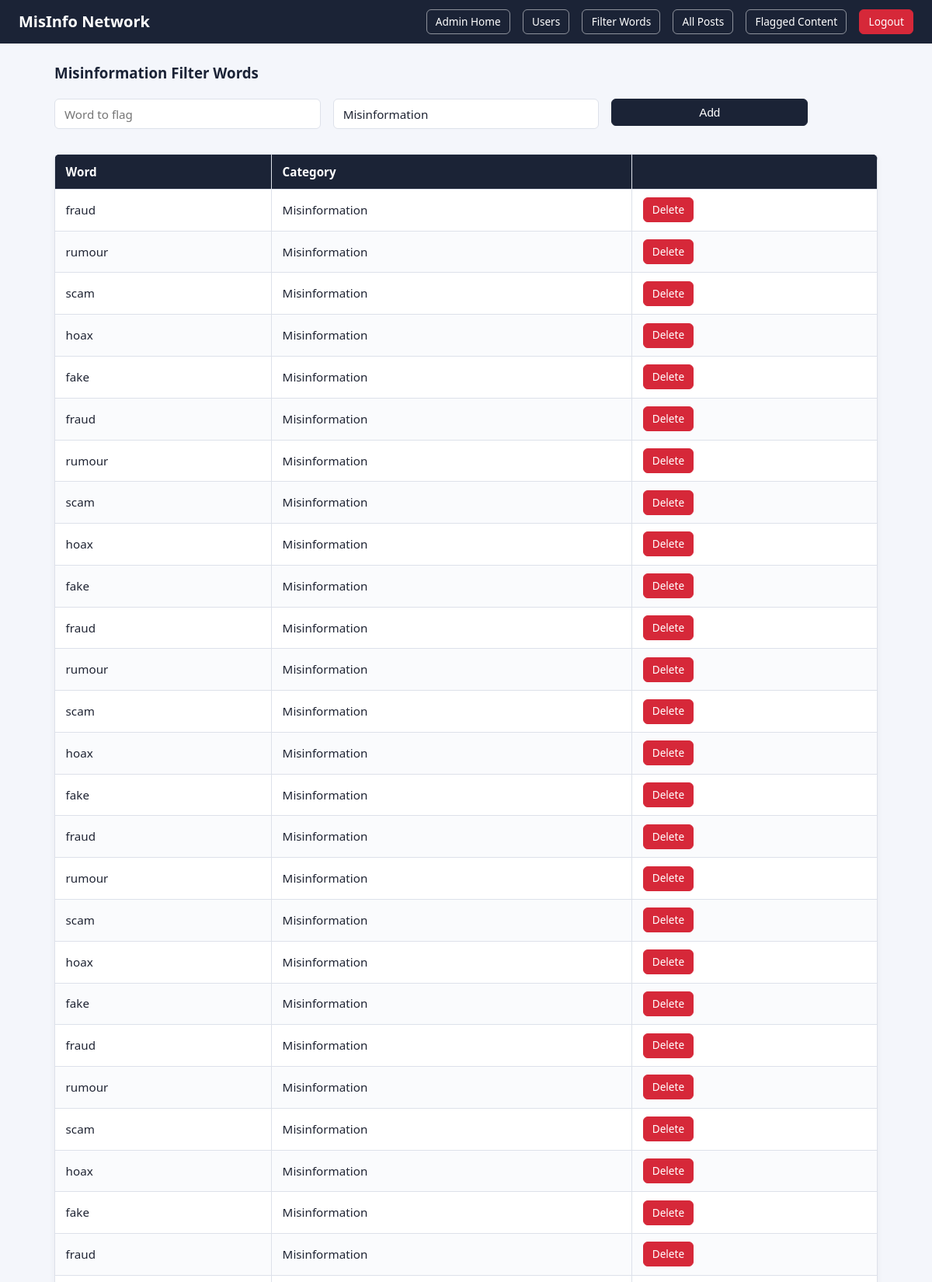
Screenshot of /admin/filters (signed in, upper part) with the database file from the repository.
### tables this page shows
CREATE TABLE filter_words (
    id INTEGER PRIMARY KEY AUTOINCREMENT,
    word TEXT NOT NULL,
    category TEXT DEFAULT 'Misinformation'
);

### app.py (the view)
@app.route("/admin/filters", methods=["GET", "POST"])
def admin_filters():
    if not admin_is_logged_in():
        return redirect(url_for("admin_login"))
    if request.method == "POST":
        word = request.form["word"]
        category = request.form.get("category", "Misinformation")
        run_query("INSERT INTO filter_words (word, category) VALUES (?, ?)", (word, category), commit=True)
        flash(f"Added '{word}' to the filter word list.")
        return redirect(url_for("admin_filters"))
    all_filter_words = run_query("SELECT * FROM filter_words ORDER BY id DESC", fetchall=True)
    return render_template("admin_filters.html", words=all_filter_words)

### app.py (called while the page is built)
def get_db():
    db = sqlite3.connect(DB_PATH)
    db.row_factory = sqlite3.Row   # lets us access columns by name, like row["username"]
    return db

def run_query(sql, params=None, fetchone=False, fetchall=False, commit=False):
    db = get_db()
    cursor = db.cursor()
    cursor.execute(sql, params or ())
    result = None
    if fetchone:
        row = cursor.fetchone()
        result = dict(row) if row else None
    if fetchall:
        rows = cursor.fetchall()
        result = [dict(r) for r in rows]
    if commit:
        db.commit()
        result = cursor.lastrowid
    cursor.close()
    db.close()
    return result

def admin_is_logged_in():
    return session.get("is_admin", False)

### templates/admin_filters.html (shortened to what this page needs)
{% extends "base.html" %}
{% block content %}
<h3>Misinformation Filter Words</h3>
<form method="POST" class="row mb-4">
    <div class="col-4"><input name="word" placeholder="Word to flag" required></div>
    <div class="col-4"><input name="category" placeholder="Category" value="Misinformation"></div>
    <div class="col-3"><button class="btn btn-primary btn-block" type="submit">Add</button></div>
</form>
<table>
<thead><tr><th>Word</th><th>Category</th><th></th></tr></thead>
<tbody>
{% for w in words %}
<tr>
    <td>{{ w.word }}</td>
    <td>{{ w.category }}</td>
    <td><a href="{{ url_for('delete_filter_word', word_id=w.id) }}" class="btn btn-sm btn-danger">Delete</a></td>
</tr>
{% endfor %}
</tbody>
</table>
{% endblock %}

### static/css/style.css (style rules this page uses)
:root { --brand-navy: #1b2336; --brand-navy-dark: #11151f; --brand-red: #d62839; --brand-red-dark: #a91f2c; --brand-green: #2e8b57; --brand-green-dark: #226844; --brand-yellow: #d6a019; --brand-yellow-dark: #b3850f; --brand-light: #f4f6fb; --border-color: #dde1ea; --text-muted: #6b7280; }
* { box-sizing: border-box; }
body { margin: 0; background-color: var(--brand-light); font-family: "Segoe UI", Roboto, Arial, sans-serif; color: #1f2433; line-height: 1.5; }
a { color: var(--brand-navy); text-decoration: none; }
h1, h2, h3, h4, h5, h6 { margin-top: 0; color: var(--brand-navy); }
.row { display: flex; flex-wrap: wrap; margin: -0.5rem; }
.row > [class*="col"] { padding: 0.5rem; box-sizing: border-box; }
.col-4 { width: 33.333%; }
.col-3 { width: 25%; }
.mb-4 { margin-bottom: 1.5rem; }
.btn { display: inline-block; padding: 0.5rem 1rem; border-radius: 6px; border: 1px solid transparent; font-size: 0.95rem; cursor: pointer; text-align: center; text-decoration: none; background-color: var(--brand-navy); color: #fff; transition: background-color 0.15s ease, color 0.15s ease, border-color 0.15s ease; }
.btn-sm { padding: 0.3rem 0.7rem; font-size: 0.85rem; }
.btn-block { display: block; width: 100%; }
.btn-primary { background-color: var(--brand-navy); border-color: var(--brand-navy); color: #fff; }
.btn-danger { background-color: var(--brand-red); border-color: var(--brand-red); color: #fff; }
form { margin: 0; }
input[type="text"], input[type="password"], input[type="email"], input[type="search"], input:not([type]), textarea, select { width: 100%; padding: 0.55rem 0.75rem; border: 1px solid var(--border-color); border-radius: 6px; font-size: 0.95rem; font-family: inherit; background-color: #fff; color: #1f2433; }
table { width: 100%; border-collapse: collapse; background: #fff; border-radius: 8px; overflow: hidden; box-shadow: 0 2px 8px rgba(0, 0, 0, 0.05); }
th, td { padding: 0.65rem 0.85rem; border: 1px solid var(--border-color); text-align: left; font-size: 0.95rem; }
th { background-color: var(--brand-navy); color: #fff; font-weight: 600; }
tbody tr:nth-child(even) { background-color: #fafbfd; }

### rows the page displays
filter_words: word "fraud", category "Misinformation"
filter_words: word "rumour", category "Misinformation"
filter_words: word "scam", category "Misinformation"
filter_words: word "hoax", category "Misinformation"
filter_words: word "fake", category "Misinformation"
filter_words: word "fraud", category "Misinformation"
filter_words: word "rumour", category "Misinformation"
filter_words: word "scam", category "Misinformation"
filter_words: word "hoax", category "Misinformation"
filter_words: word "fake", category "Misinformation"
filter_words: word "fraud", category "Misinformation"
filter_words: word "rumour", category "Misinformation"
filter_words: word "scam", category "Misinformation"
filter_words: word "hoax", category "Misinformation"
filter_words: word "fake", category "Misinformation"
filter_words: word "fraud", category "Misinformation"
filter_words: word "rumour", category "Misinformation"
filter_words: word "scam", category "Misinformation"
filter_words: word "hoax", category "Misinformation"
filter_words: word "fake", category "Misinformation"
filter_words: word "fraud", category "Misinformation"
filter_words: word "rumour", category "Misinformation"
filter_words: word "scam", category "Misinformation"
filter_words: word "hoax", category "Misinformation"
filter_words: word "fake", category "Misinformation"
filter_words: word "fraud", category "Misinformation"
